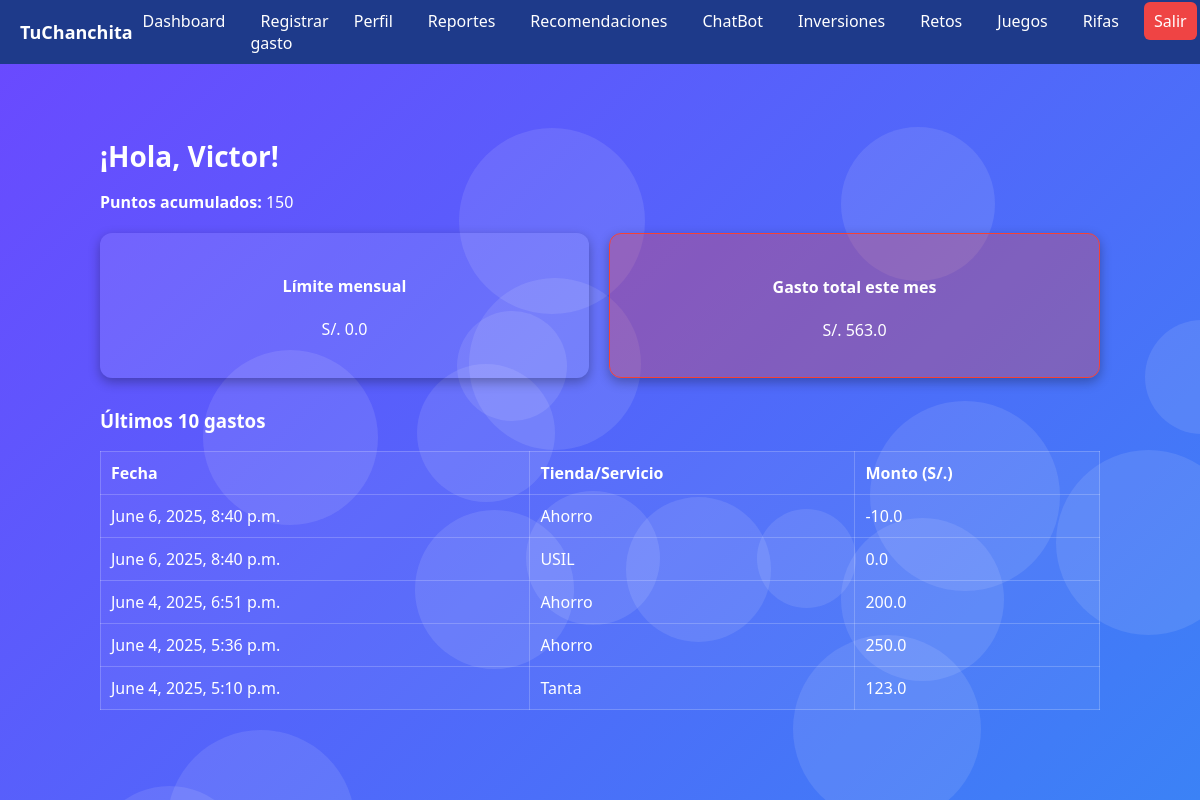
/dashboard/ (signed in), run on an earlier commit of the app's database.
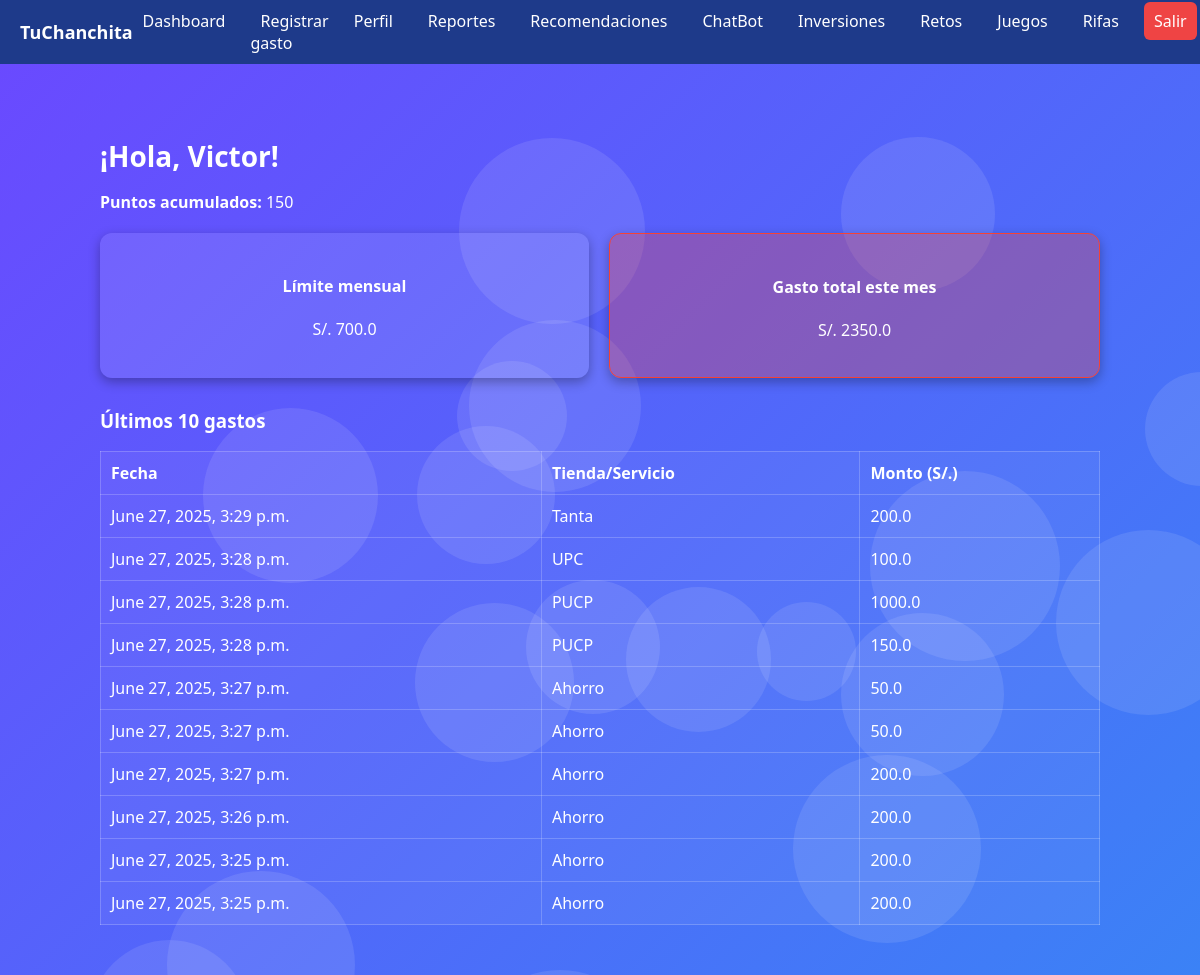
And on a later commit of the database.
### myapp/models.py (models this page shows, shortened)
class UserProfile(models.Model):
    email = models.EmailField(unique=True)
    password = models.CharField(max_length=100)
    first_name = models.CharField(max_length=100)
    last_name = models.CharField(max_length=100)
    monthly_limit = models.FloatField(default=0.0)
    points = models.IntegerField(default=0)
    trivia_puntaje = models.IntegerField(default=0)
    photo = models.ImageField(upload_to='profile_photos/', null=True, blank=True)
    login_attempts = models.IntegerField(default=0)
    is_blocked = models.BooleanField(default=False)

class Expense(models.Model):
    CATEGORIAS = [
        ('Comida', 'Comida'),
        ('Educación', 'Educación'),
        ('Ropa', 'Ropa'),
        ('Otros', 'Otros'),
        ('Ahorro', 'Ahorro')
    ]
    user = models.ForeignKey('UserProfile', on_delete=models.CASCADE)
    amount = models.FloatField()
    category = models.CharField(max_length=50, choices=CATEGORIAS)
    payment_method = models.ForeignKey('PaymentMethod', on_delete=models.SET_NULL, null=True)
    date = models.DateTimeField(default=timezone.now)  # actualizado a DateTimeField
    store_name = models.CharField(max_length=100)

### myapp/views.py (the view)
# urls.py: path('dashboard/', views.dashboard_view, name='dashboard'),
@session_login_required
def dashboard_view(request):
    user = UserProfile.objects.get(id=request.session['user_id'])
    hoy = now()
    inicio_mes = hoy.replace(day=1, hour=0, minute=0, second=0, microsecond=0)
    if hoy.month == 12:
        fin_mes = hoy.replace(year=hoy.year + 1, month=1, day=1)
    else:
        fin_mes = hoy.replace(month=hoy.month + 1, day=1)
    ultimos_gastos = Expense.objects.filter(
        user=user,
        date__range=(inicio_mes, fin_mes)
    ).order_by('-date')[:10]
    total_gastado = ultimos_gastos.aggregate(Sum('amount'))['amount__sum'] or 0
    cards = PaymentMethod.objects.filter(user=user)
    return render(request, 'dashboard.html', {
        'user': user,
        'ultimos_gastos': ultimos_gastos,
        'total_mes': total_gastado,
        'cards': cards,
        'puntos': user.points
    })

### myapp/templates/dashboard.html (shortened to what this page needs)
{% extends 'layout/base.html' %}
{% load static %}
{% block extra_css %}
<link rel="stylesheet" href="{% static 'styles/dashboard.css' %}">
{% endblock %}
{% block content %}
<div class="bubble-container" id="bubble-container"></div>
<main class="dashboard-container">
  <section class="header">
    <h2>¡Hola, {{ user.first_name }}!</h2>
    <p><strong>Puntos acumulados:</strong> {{ puntos }}</p>
  </section>
  <section class="summary-cards">
    <div class="card">
      <h4>Límite mensual</h4>
      <p>S/. {{ user.monthly_limit }}</p>
    </div>
    <div class="card {% if total_mes > user.monthly_limit %}exceeded{% endif %}">
      <h4>Gasto total este mes</h4>
      <p>S/. {{ total_mes }}</p>
    </div>
  </section>
  <section class="expenses">
    <h3>Últimos 10 gastos</h3>
    <div class="table-wrapper">
      <table>
        <thead>
          <tr>
            <th>Fecha</th>
            <th>Tienda/Servicio</th>
            <th>Monto (S/.)</th>
          </tr>
        </thead>
        <tbody>
          {% for gasto in ultimos_gastos %}
            <tr>
              <td>{{ gasto.date }}</td>
              <td>{{ gasto.store_name }}</td>
              <td>{{ gasto.amount }}</td>
            </tr>
          {% empty %}
            <tr>
              <td colspan="3">No se han registrado gastos aún.</td>
            </tr>
          {% endfor %}
        </tbody>
      </table>
    </div>
  </section>
</main>
{% endblock %}

What changed in the data, as far as the page shows it:
no longer on this page (row unchanged): Expense: date "June 6, 2025, 8:40 p.m.", store_name "Ahorro", amount "-10.0"
no longer on this page (row unchanged): Expense: date "June 6, 2025, 8:40 p.m.", store_name "USIL", amount "0.0"
no longer on this page (row unchanged): Expense: date "June 4, 2025, 6:51 p.m.", store_name "Ahorro", amount "200.0"
no longer on this page (row unchanged): Expense: date "June 4, 2025, 5:36 p.m.", store_name "Ahorro", amount "250.0"
no longer on this page (row unchanged): Expense: date "June 4, 2025, 5:10 p.m.", store_name "Tanta", amount "123.0"
changed UserProfile "Victor": monthly_limit "0.0" → "700.0"
added Expense: date "June 27, 2025, 3:29 p.m.", store_name "Tanta", amount "200.0"
added Expense: date "June 27, 2025, 3:28 p.m.", store_name "UPC", amount "100.0"
added Expense: date "June 27, 2025, 3:28 p.m.", store_name "PUCP", amount "1000.0"
added Expense: date "June 27, 2025, 3:28 p.m.", store_name "PUCP", amount "150.0"
added Expense: date "June 27, 2025, 3:27 p.m.", store_name "Ahorro", amount "50.0"
added Expense: date "June 27, 2025, 3:27 p.m.", store_name "Ahorro", amount "50.0"
added Expense: date "June 27, 2025, 3:27 p.m.", store_name "Ahorro", amount "200.0"
added Expense: date "June 27, 2025, 3:26 p.m.", store_name "Ahorro", amount "200.0"
added Expense: date "June 27, 2025, 3:25 p.m.", store_name "Ahorro", amount "200.0"
added Expense: date "June 27, 2025, 3:25 p.m.", store_name "Ahorro", amount "200.0"
Also different on the page:
{{ total_mes }}: "563.0" → "2350.0"
